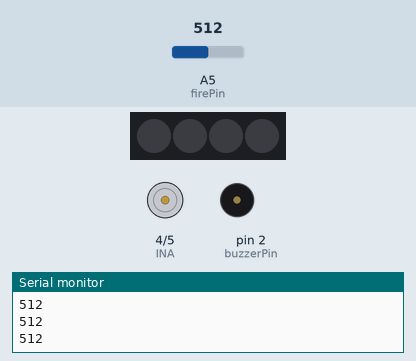
The sketch below on a simulated Arduino Uno, built with avr-gcc and run on an emulated ATmega328P. Parts: 4 RGB LEDs in strip order, left to right, motor-driver pin pairs drawn as motors (green arrow = first pin HIGH = forward, orange = second pin HIGH = backward, longer = more drive), buzzer (waves = sounding, pin HIGH), the last lines printed to the serial monitor. Inputs (shaded band) come from the test bench; at power-on: A5 (firePin) = 512. Dim RGB values are drawn brighter than linear.

Above: at 1.2 s.
1.3 s: A5 (firePin) set to 489
At 1.45 s:
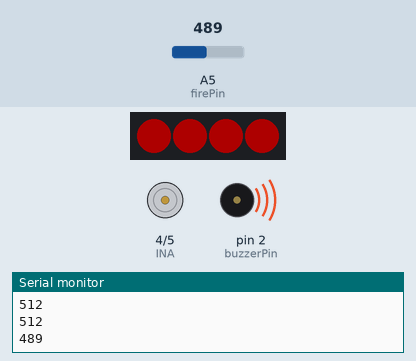
4.3 s: A5 (firePin) set to 510
At 5.1 s:
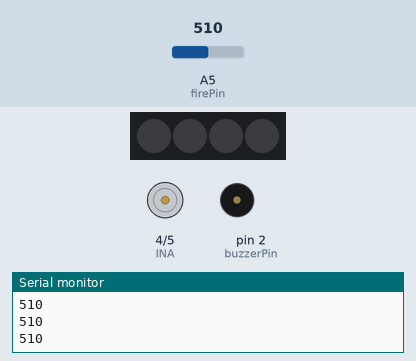
5.8 s: A5 (firePin) set to 490
At 6.55 s:
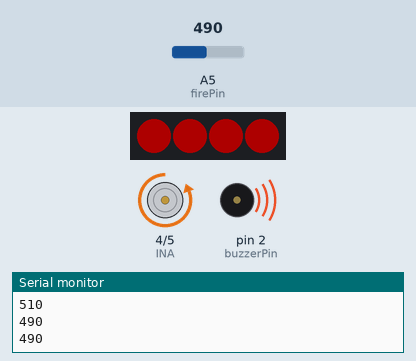
8.8 s: A5 (firePin) set to 511
At 9.8 s:
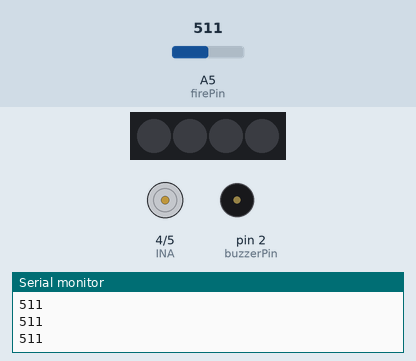
Timing chart, 0 to 11.3 s (numbered marks = the images above; inputs shaded):
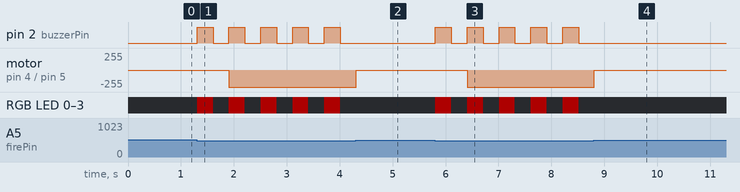

Measured:
- the behaviour switches between 500 and 499 on A5 (firePin) (found by bisection; images 0 and 1)
- after the input at 1.3 s, pin 2 (buzzerPin): alternates HIGH for 0.30 s and LOW for 0.30 s, starting at once; motor on pin 4 (INA) / pin 5 (INB): stopped → backward 255/255 after 0.61 s; RGB LED 0–3: alternates RGB(50, 0, 0) for 0.30 s and off for 0.30 s, starting at once
- after the input at 4.3 s, pin 2 (buzzerPin): stops changing and stays LOW; motor on pin 4 (INA) / pin 5 (INB): backward 255/255 → stopped at once
- after the input at 5.8 s, pin 2 (buzzerPin): alternates HIGH for 0.30 s and LOW for 0.30 s, starting at once; motor on pin 4 (INA) / pin 5 (INB): stopped → backward 255/255 after 0.61 s; RGB LED 0–3: alternates RGB(50, 0, 0) for 0.30 s and off for 0.30 s, starting at once
- after the input at 8.8 s, pin 2 (buzzerPin): stops changing and stays LOW; motor on pin 4 (INA) / pin 5 (INB): backward 255/255 → stopped at once

The sketch:

Intelligent_fire_alarm_device.ino
```cpp
/*
 * 名称   : Intelligent_fire_alarm_device
 * 功能   : 火焰传感器控制130风扇模块，RGB模块和蜂鸣器
 * 作者   : http://www.keyes-robot.com/
*/
#include <FastLED.h>

#define NUM_LEDS 4   //定义SK6812 RGB模块上LED灯珠数量
#define LED_PIN  3   //定义SK6812 RGB模块控制引脚为D3
CRGB leds[NUM_LEDS];

#define firePin  A5  //定义火焰传感器引脚为A5
#define buzzerPin 2  //定义有源蜂鸣器引脚为D2
#define INA 4  //INA对应IN+，引脚为D4
#define INB 5  //INB对应IN-，引脚为D5

int item = 0;

void setup() {
  Serial.begin(9600);
  pinMode(firePin, INPUT);  //将firePin设置为输入模式
  pinMode(buzzerPin, OUTPUT); //将buzzerPin设置为输出模式
  pinMode(INA, OUTPUT); //将INA设置为输出模式
  pinMode(INB, OUTPUT);//将INB设置为输出模式
  FastLED.addLeds<WS2812B, LED_PIN, GRB>(leds, NUM_LEDS);
  FastLED.setBrightness(50);   //设置SK6812 RGB的亮度
}

void loop() {
  item = analogRead(firePin);//将火焰传感器连接到A5上，将模拟值读取到item
  Serial.println(item); //串口显示模拟值
  if (item < 500) {//500以下
    fill_solid(leds, NUM_LEDS, CRGB::Red);   // SK6812 RGB模块4个LED灯珠亮红灯
    FastLED.show();
    digitalWrite(buzzerPin, HIGH); //蜂鸣器鸣叫
    delay(300);
    fill_solid(leds, NUM_LEDS, CRGB::Black);   // SK6812 RGB模块4个LED灯珠不亮
    FastLED.show();
    digitalWrite(buzzerPin, LOW); //蜂鸣器不叫
    delay(300);
    digitalWrite(INA, LOW); //打开电风扇
    digitalWrite(INB, HIGH);

  } else {//否则，关闭风扇
    fill_solid(leds, NUM_LEDS, CRGB::Black);   // SK6812 RGB模块4个LED灯珠不亮
    FastLED.show();
    digitalWrite(buzzerPin, LOW); //蜂鸣器不叫
    digitalWrite(INA, LOW); //打开电风扇
    digitalWrite(INB, LOW);
  }
}
```
